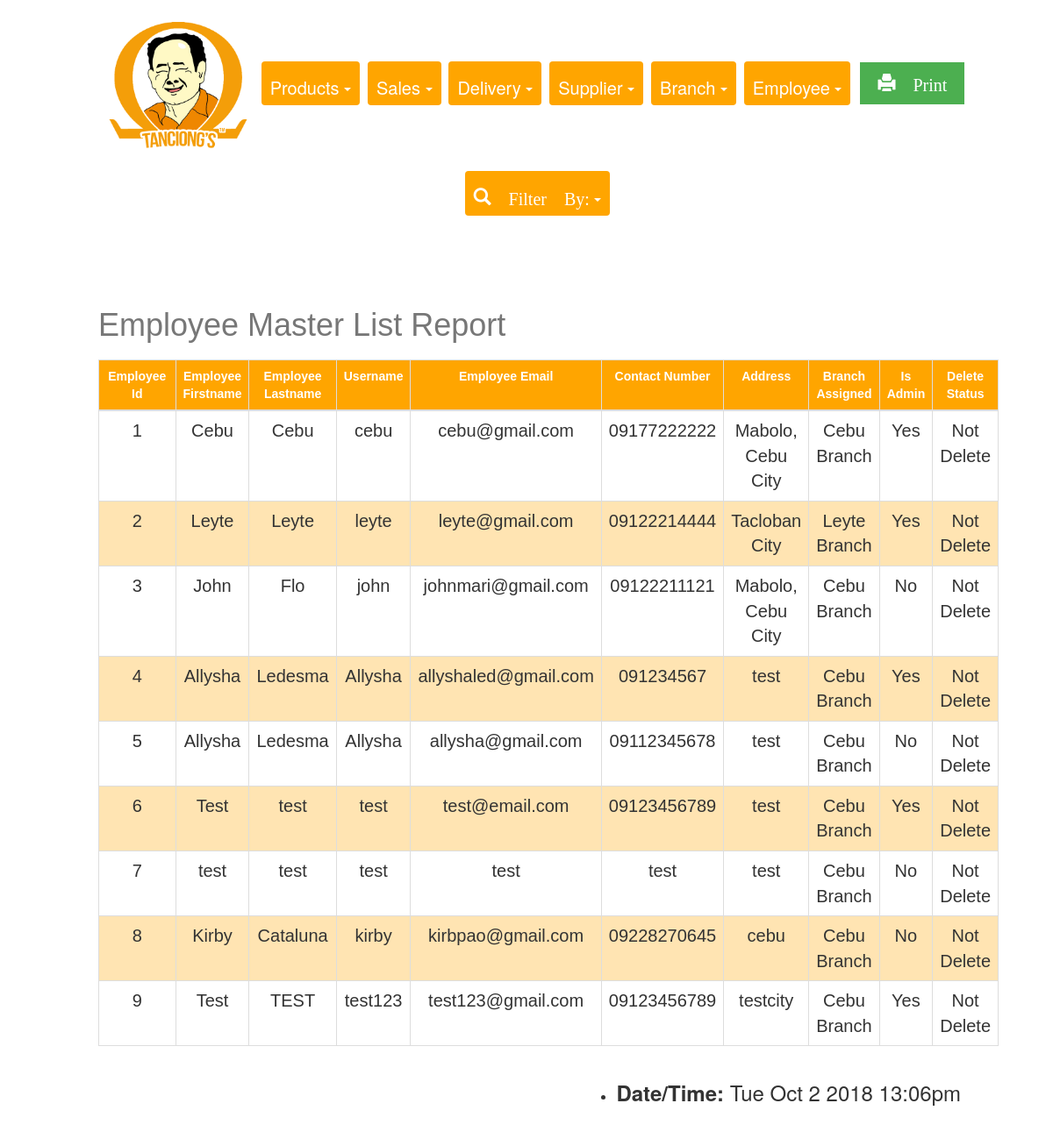
The page /Final_Tanciongs/REPORTS/employeeList.php on the database as committed earlier.
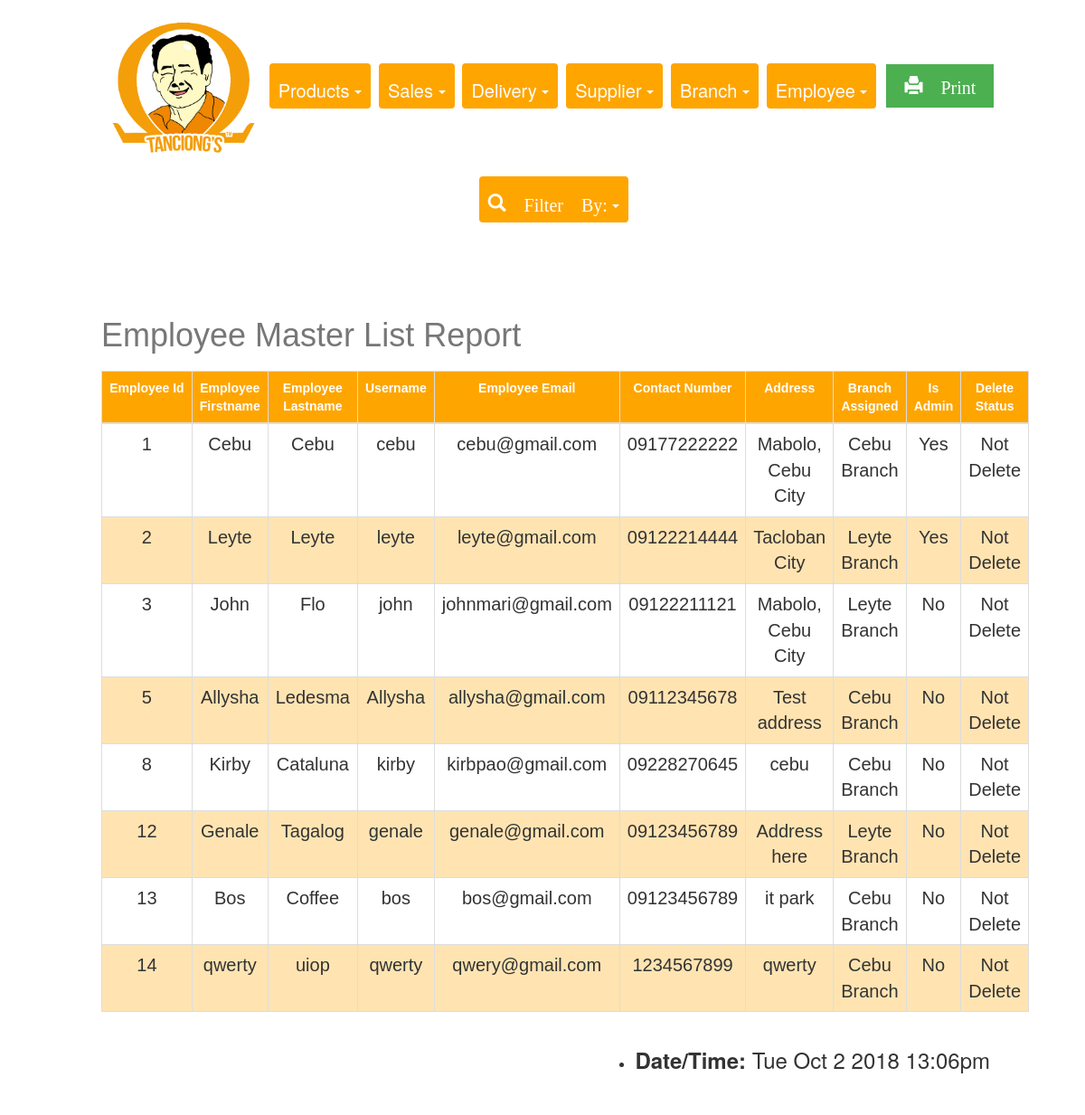
The same page on the database as committed later.
### tables this page shows
CREATE TABLE `employee` (
  `employee_id` int(11) NOT NULL,
  `employee_firstname` varchar(255) DEFAULT NULL,
  `employee_lastname` varchar(255) DEFAULT NULL,
  `username` varchar(255) DEFAULT NULL,
  `password` varchar(255) DEFAULT NULL,
  `employee_email` varchar(255) DEFAULT NULL,
  `employee_contactnumber` varchar(15) DEFAULT NULL,
  `employee_address` varchar(255) DEFAULT NULL,
  `branch_id` int(11) DEFAULT NULL,
  `isAdmin` tinyint(4) DEFAULT NULL,
  `deleteStatus` tinyint(4) DEFAULT NULL
);

CREATE TABLE `branch` (
  `branch_id` int(11) NOT NULL,
  `branch_name` varchar(50) DEFAULT NULL
);

### Final_Tanciongs/REPORTS/employeeList.php (the view, shortened to what the changed rows need)
<!DOCTYPE html>
<html>
<head>
  <link rel="stylesheet" href="https://maxcdn.bootstrapcdn.com/bootstrap/3.3.7/css/bootstrap.min.css">
  <link rel="stylesheet" type="text/css" href="report.css">
</head>
<body>
<center>
<div class="container-fluid1">
<div class="container">
<?php
                    require_once 'connection.php'; ?>
                    <br><br><br>
                    <?php
                    $sql = "SELECT employee.employee_id, employee.employee_firstname,employee.employee_lastname, employee.username, employee.employee_email, employee.employee_contactnumber, employee.employee_address, branch.branch_id, branch.branch_name, employee.isAdmin, employee.deleteStatus,
                    CASE WHEN employee.isAdmin = 1 THEN 'Yes' ELSE 'No' END AS isAdmin ,
                    CASE WHEN employee.deleteStatus = 1 THEN 'Deleted' ELSE 'Not Delete' END AS deleteStatus
                    FROM employee, branch
                    WHERE branch.branch_id= employee.branch_id
                    ORDER BY employee_id ASC";
                    if($result = mysqli_query($conn, $sql)){
                        if(mysqli_num_rows($result) > 0){
                                echo "<thead>";
                                echo "<caption><h1>Employee Master List Report</h1></caption>";
                                    echo "<tr style='width: 100px;'>";
                                        echo "<th style='width: 150px;'>Employee Id</th>";
                                        echo "<th>Employee Firstname</th>";
                                        echo "<th>Employee Lastname</th>";
                                         echo "<th>Username</th>";
                                        echo "<th>Employee Email</th>";
                                        echo "<th>Contact Number</th>";
                                        echo "<th>Address</th>";
                                        echo "<th>Branch Assigned</th>";
                                        echo "<th>Is Admin</th>";
                                        echo "<th>Delete Status</th>";
                                    echo "</tr>";
                                echo "</thead>";
                                echo "<tbody>";
                                while($row = mysqli_fetch_assoc($result)){
                                    echo "<tr>";
                                        echo "<td> ", "<center>". $row['employee_id'] . "</center>", "</td>";
                                        echo "<td> ","<center>". $row['employee_firstname'] . "</center>","</td>";
                                        echo "<td> ", "<center>". $row['employee_lastname'] . "</center>","</td>";
                                        echo "<td>", "<center>". $row['username'] ."</center>", "</td>";
                                        echo "<td> ", "<center>". $row['employee_email'] . "</center>", "</td>";
                                        echo "<td> ", "<center>". $row['employee_contactnumber'] . "</center>", "</td>";
                                        echo "<td> ", "<center>". $row['employee_address'] . "</center>", "</td>";
                                        echo "<td> ", "<center>". $row['branch_name'] . "</center>", "</td>";
                                        echo "<td> ", "<center>". $row['isAdmin'].  "</center>", "</td>";
                                         echo "<td> ", "<center>". $row['deleteStatus'].  "</center>", "</td>";
                                    echo "</tr>";
                                }
                                echo "</tbody>";
                        } else{
                            echo "<p class='lead'><em>No records were found.</em></p>";
                        }
                    } else{
                        echo "ERROR: Could not able to execute $sql. " . mysqli_error($conn);
                    }
                    ?>
</div>
</div>
</center>
</body>
</html>

Rows that differ between the two databases and show on the page:
removed employee: employee_id "4", employee_firstname "Allysha", employee_lastname "Ledesma", username "Allysha", employee_email "allyshaled@gmail.com", employee_contactnumber "091234567", employee_address "test", branch.branch_name "Cebu Branch", isAdmin "Yes", deleteStatus "Not Delete"
removed employee: employee_id "6", employee_firstname "Test", employee_lastname "test", username "test", employee_email "test@email.com", employee_contactnumber "09123456789", employee_address "test", branch.branch_name "Cebu Branch", isAdmin "Yes", deleteStatus "Not Delete"
removed employee: employee_id "7", employee_firstname "test", employee_lastname "test", username "test", employee_email "test", employee_contactnumber "test", employee_address "test", branch.branch_name "Cebu Branch", isAdmin "No", deleteStatus "Not Delete"
removed employee: employee_id "9", employee_firstname "Test", employee_lastname "TEST", username "test123", employee_email "test123@gmail.com", employee_contactnumber "09123456789", employee_address "testcity", branch.branch_name "Cebu Branch", isAdmin "Yes", deleteStatus "Not Delete"
changed employee "John": branch.branch_name "Cebu Branch" → "Leyte Branch"
changed employee "Allysha": employee_address "test" → "Test address"
added employee: employee_id "12", employee_firstname "Genale", employee_lastname "Tagalog", username "genale", employee_email "genale@gmail.com", employee_contactnumber "09123456789", employee_address "Address here", branch.branch_name "Leyte Branch", isAdmin "No", deleteStatus "Not Delete"
added employee: employee_id "13", employee_firstname "Bos", employee_lastname "Coffee", username "bos", employee_email "bos@gmail.com", employee_contactnumber "09123456789", employee_address "it park", branch.branch_name "Cebu Branch", isAdmin "No", deleteStatus "Not Delete"
added employee: employee_id "14", employee_firstname "qwerty", employee_lastname "uiop", username "qwerty", employee_email "qwery@gmail.com", employee_contactnumber "1234567899", employee_address "qwerty", branch.branch_name "Cebu Branch", isAdmin "No", deleteStatus "Not Delete"
